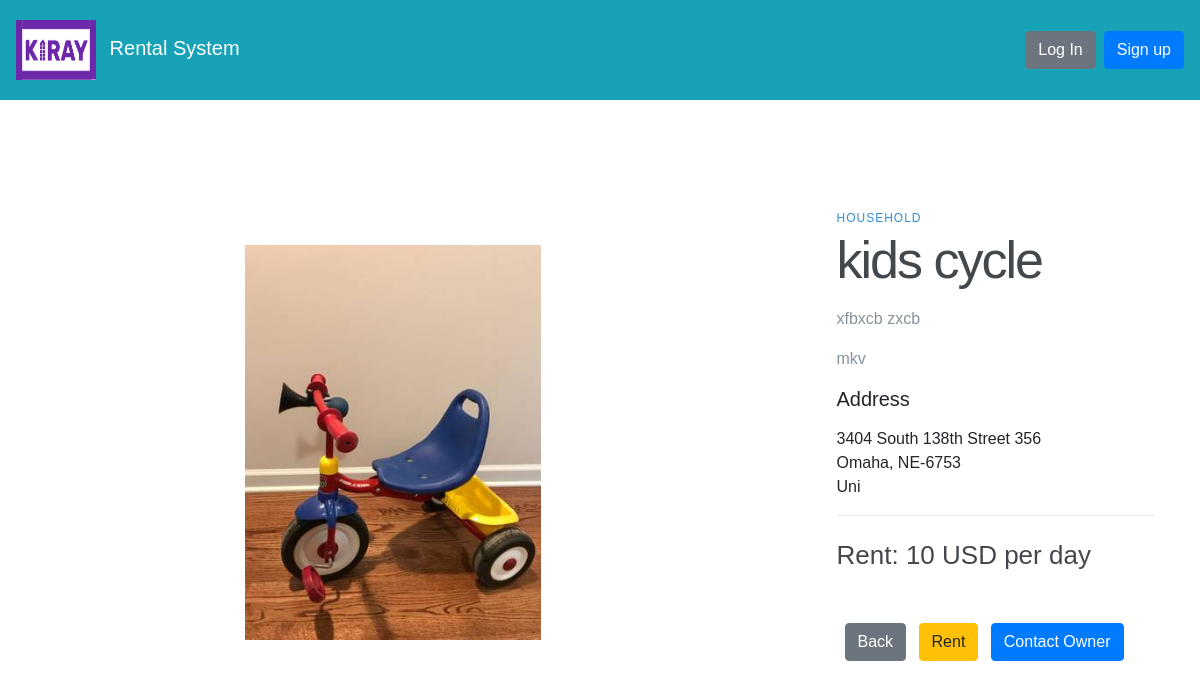
Page /item/30/ on the earlier database version.
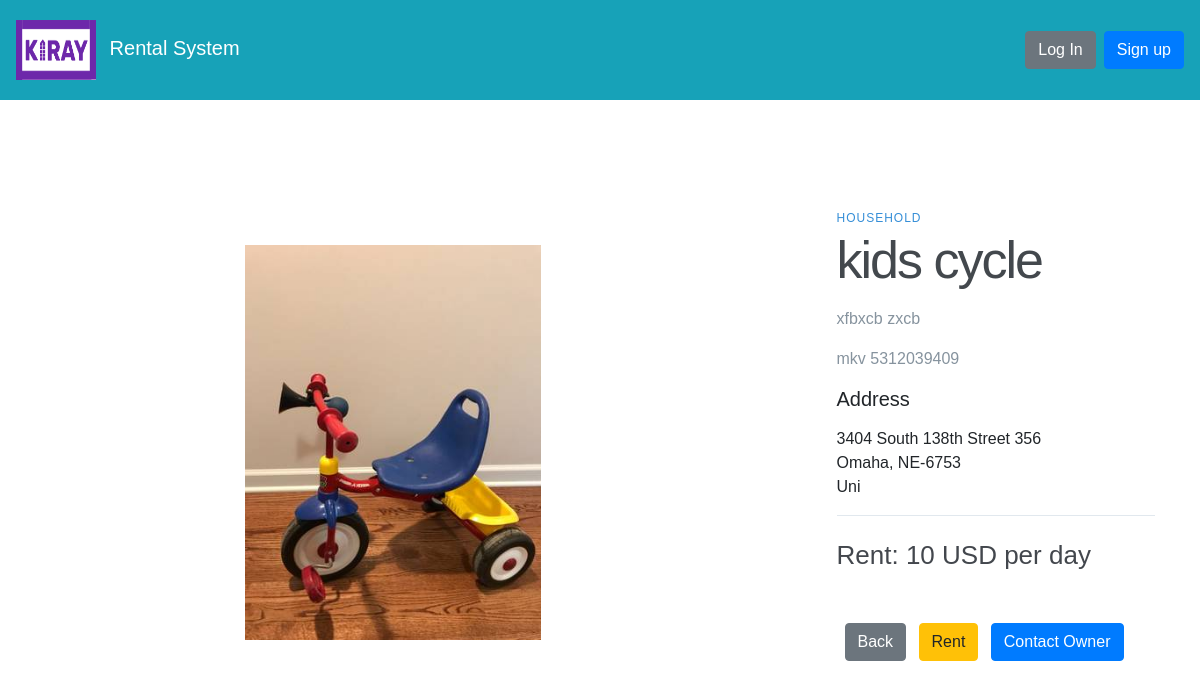
Same page on the later database version.
### RentalApp/models.py (models this page shows, shortened)
class Item(models.Model):
    itemId = models.AutoField(auto_created=True, primary_key=True)
    itemName = models.CharField(
        "Name",
        max_length=1024,
    )
    category = models.ForeignKey(Category,
                                 on_delete=models.CASCADE,
                                 related_name='category'
                                 )
    itemImage = models.ImageField(upload_to='images', null=True, blank=True)
    itemOwner = models.ForeignKey(Customer,
                                  on_delete=models.CASCADE,
                                  related_name='my_items'
                                  )
    itemAvaialable = models.BooleanField()
    costPerItem = models.IntegerField(verbose_name='Cost per Item (USD)')
    itemDescription = models.TextField(null=True, blank=True)
    itemAddedDate = models.DateField(auto_now_add=True)
    asin = models.CharField(null=True, blank=True, max_length=10)

class Category(models.Model):
    categoryId = models.AutoField(auto_created=True, primary_key=True)
    name = models.CharField(max_length=1024)
    class Meta:
        verbose_name_plural = "Categories"
    def __str__(self):
        return "%s" % self.name

class Customer(AbstractUser):
    CURRENCIES = (
                     ('USD', _('United States Dollar')),
                     ('AED', _('United Arab Emirates Dirham')),
                     ('AFN', _('Afghan Afghani')),
                     ('ALL', _('Albanian Lek')),
                     ('AMD', _('Armenian Dram')),
                     ('ANG', _('Netherlands Antillean Guilder')),
                     ('AOA', _('Angolan Kwanza')),
                     ('ARS', _('Argentine Peso')),
                     ('AUD', _('Australian Dollar')),
                     ('AWG', _('Aruban Florin')),
                     ('AZN', _('Azerbaijani Manat')),
                     ('BAM', _('Bosnia-Herzegovina Convertible Mark')),
                     ('BBD', _('Barbadian Dollar')),
                     ('BDT', _('Bangladeshi Taka')),
                     ('BGN', _('Bulgarian Lev')),
                     ('BHD', _('Bahraini Dinar')),
                     ('BIF', _('Burundian Franc')),
                     ('BMD', _('Bermudan Dollar')),
                     ('BND', _('Brunei Dollar')),
                     ('BOB', _('Bolivian Boliviano')),
                     ('BRL', _('Brazilian Real')),
                     ('BSD', _('Bahamian Dollar')),
                     ('BTN', _('Bhutanese Ngultrum')),
                     ('BWP', _('Botswanan Pula')),
                     ('BZD', _('Belize Dollar')),
                     ('CAD', _('Canadian Dollar')),
                     ('CDF', _('Congolese Franc')),
                     ('CHF', _('Swiss Franc')),
                     ('CLF', _('Chilean Unit of Account UF')),
                     ('CLP', _('Chilean Peso')),
                     ('CNH', _('Chinese Yuan Offshore')),
                     ('CNY', _('Chinese Yuan')),
                     ('COP', _('Colombian Peso')),
                     ('CUP', _('Cuban Peso')),
                     ('CVE', _('Cape Verdean Escudo')),
                     ('CZK', _('Czech Republic Koruna')),
                     ('DJF', _('Djiboutian Franc')),
                     ('DKK', _('Danish Krone')),
                     ('DOP', _('Dominican Peso')),
                     ('DZD', _('Algerian Dinar')),
                     ('EGP', _('Egyptian Pound')),
                     ('ERN', _('Eritrean Nakfa')),
                     ('ETB', _('Ethiopian Birr')),
                     ('EUR', _('Euro')),
                     ('FJD', _('Fijian Dollar')),
                     ('FKP', _('Falkland Islands Pound')),
                     ('GBP', _('British Pound Sterling')),
                     ('GEL', _('Georgian Lari')),
                     ('GHS', _('Ghanaian Cedi')),
                     ('GIP', _('Gibraltar Pound')),
                     ('GMD', _('Gambian Dalasi')),
                     ('GNF', _('Guinean Franc')),
                     ('GTQ', _('Guatemalan Quetzal')),
                     ('GYD', _('Guyanaese Dollar')),
                     ('HKD', _('Hong Kong Dollar')),
                     ('HNL', _('Honduran Lempira')),
                     ('HRK', _('Croatian Kuna')),
                     ('HTG', _('Haitian Gourde')),
                     ('HUF', _('Hungarian Forint')),
                     ('IDR', _('Indonesian Rupiah')),
                     ('ILS', _('Israeli New Sheqel')),
                     ('INR', _('Indian Rupee')),
                     ('IQD', _('Iraqi Dinar')),
                     ('IRR', _('Iranian Rial')),
                     ('ISK', _('Icelandic Krona')),
                     ('JMD', _('Jamaican Dollar')),
                     ('JOD', _('Jordanian Dinar')),
                     ('JPY', _('Japanese Yen')),
                     ('KES', _('Kenyan Shilling')),
                     ('KGS', _('Kyrgystani Som')),
                     ('KHR', _('Cambodian Riel')),
                     ('KMF', _('Comorian Franc')),
                     ('KPW', _('North Korean Won')),
                     ('KRW', _('South Korean Won')),
                     ('KWD', _('Kuwaiti Dinar')),
                     ('KYD', _('Cayman Islands Dollar')),
                     ('KZT', _('Kazakhstani Tenge')),
                     ('LAK', _('Laotian Kip')),
                     ('LBP', _('Lebanese Pound')),
                     ('LKR', _('Sri Lankan Rupee')),
                     ('LRD', _('Liberian Dollar')),
                     ('LSL', _('Lesotho Loti')),
                     ('LYD', _('Libyan Dinar')),
                     ('MAD', _('Moroccan Dirham')),
                     ('MDL', _('Moldovan Leu')),
                     ('MGA', _('Malagasy Ariary')),
                     ('MKD', _('Macedonian Denar')),
                     ('MMK', _('Myanma Kyat')),
                     ('MNT', _('Mongolian Tugrik')),
                     ('MOP', _('Macanese Pataca')),
                     ('MRU', _('Mauritanian Ouguiya')),
                     ('MUR', _('Mauritian Rupee')),
                     ('MVR', _('Maldivian Rufiyaa')),
                     ('MWK', _('Malawian Kwacha')),
                     ('MXN', _('Mexican Peso')),
                     ('MYR', _('Malaysian Ringgit')),
                     ('MZN', _('Mozambican Metical')),
                     ('NAD', _('Namibian Dollar')),
                     ('NGN', _('Nigerian Naira')),
                     ('NOK', _('Norwegian Krone')),
                     ('NPR', _('Nepalese Rupee')),
                     ('NZD', _('New Zealand Dollar')),
                     ('OMR', _('Omani Rial')),
                     ('PAB', _('Panamanian Balboa')),
                     ('PEN', _('Peruvian Nuevo Sol')),
                     ('PGK', _('Papua New Guinean Kina')),
                     ('PHP', _('Philippine Peso')),
                     ('PKR', _('Pakistani Rupee')),
                     ('PLN', _('Polish Zloty')),
                     ('PYG', _('Paraguayan Guarani')),
                     ('QAR', _('Qatari Rial')),
                     ('RON', _('Romanian Leu')),
                     ('RSD', _('Serbian Dinar')),
                     ('RUB', _('Russian Ruble')),
                     ('RWF', _('Rwandan Franc')),
                     ('SAR', _('Saudi Riyal')),
                     ('SBD', _('Solomon Islands Dollar')),
                     ('SCR', _('Seychellois Rupee')),
                     ('SDG', _('Sudanese Pound')),
                     ('SEK', _('Swedish Krona')),
                     ('SGD', _('Singapore Dollar')),
                     ('SHP', _('Saint Helena Pound')),
                     ('SLL', _('Sierra Leonean Leone')),
                     ('SOS', _('Somali Shilling')),
                     ('SRD', _('Surinamese Dollar')),
                     ('SYP', _('Syrian Pound')),
                     ('SZL', _('Swazi Lilangeni')),
                     ('THB', _('Thai Baht')),
                     ('TJS', _('Tajikistani Somoni')),
                     ('TMT', _('Turkmenistani Manat')),
                     ('TND', _('Tunisian Dinar')),
                     ('TOP', _('Tongan Paanga')),
                     ('TRY', _('Turkish Lira')),
                     ('TTD', _('Trinidad and Tobago Dollar')),
                     ('TWD', _('New Taiwan Dollar')),
                     ('TZS', _('Tanzanian Shilling')),
                     ('UAH', _('Ukrainian Hryvnia')),
                     ('UGX', _('Ugandan Shilling')),
                     ('UYU', _('Uruguayan Peso')),
                     ('UZS', _('Uzbekistan Som')),
                     ('VND', _('Vietnamese Dong')),
                     ('VUV', _('Vanuatu Vatu')),
                     ('WST', _('Samoan Tala')),
                     ('XAF', _('CFA Franc BEAC')),
                     ('XCD', _('East Caribbean Dollar')),
                     ('XDR', _('Special Drawing Rights')),
                     ('XOF', _('CFA Franc BCEAO')),
                     ('XPF', _('CFP Franc')),
                     ('YER', _('Yemeni Rial')),
                     ('ZAR', _('South African Rand')),
                     ('ZMW', _('Zambian Kwacha')),
        )
    phone_regex = RegexValidator(regex=r'^\+?1?\d{9,15}$',
                                 message="Phone number must be entered in the format: '+999999999'. Up to 15 digits \
                                 allowed.")
    phone_number = models.CharField(validators=[phone_regex], max_length=30, blank=True)
    view_currency = models.CharField(default='USD', max_length=3, choices=CURRENCIES, verbose_name='View currency as')

class Address(models.Model):
    addressId = models.AutoField(auto_created=True, primary_key=True)
    customer = models.OneToOneField(Customer, on_delete=models.CASCADE, default=' ', null=True, blank=True,
                                    related_name='address')
    address1 = models.CharField(
        "Address line 1",
        max_length=1024,
    )
    address2 = models.CharField(
        "Address line 2",
        max_length=1024,
        blank=True
    )
    zip_code = models.CharField(
        "ZIP / Postal code",
        max_length=12,
    )
    city = models.CharField(
        "City",
        max_length=1024,
    )
    state = models.CharField(
        "State",
        max_length=1024
    )
    country = models.CharField(
        "Country",
        max_length=1024,
    )
    class Meta:
        verbose_name = "Address"
        verbose_name_plural = "Addresses"

### RentalApp/views.py (the view)
# urls.py: path('item/<int:id>/', item_details,name='item_details'),
def item_details(request, id):
    item = get_object_or_404(Item,
                             itemId=id)
    if item.asin is not None:
        amazondetails = Item.getamazon(item)
    else:
        amazondetails = None
    user = None
    if request.user.is_authenticated:
        user = request.user
        currency = user.view_currency
    else:
        currency = 'USD'
    if currency != 'USD':
        offset = round(user.price_offset(), 4)
        if amazondetails is not None:
            amazondetails['amzprice'] = round(amazondetails['amzprice'] * offset, 2)
        item.costPerItem = round(item.costPerItem * offset, 2)
    return render(request,
                  'itemDetails.html',
                  {'item': item, 'amazondetails': amazondetails, 'currency': currency,})

### templates/itemDetails.html (shortened to what this page needs)
{% extends "base.html" %}
{% load static %}
{% block content %}
 <div class="container1">
  <div class="left-column">
    <img src="{% if item.itemImage %}{{ item.itemImage.url }}{% else %}{% static 'images/no_image.png' %}{% endif %}" alt="">
  </div>
  <div class="right-column">
    <div class="product-description">
      <span>{{ item.category }}</span>
      <h1>{{ item.itemName }}</h1>
      <p>{{ item.itemDescription|linebreaks }}</p>
         <p>{{item.itemOwner}} {% if not item.itemOwner.phone_number is None%} {{item.itemOwner.phone_number}}</p> {%endif%}
        {%if not item.itemOwner.address %}
        <p>No address</p>
        {%else%}
            <p><h5>Address </h5></p>
            <address> {{item.itemOwner.address.address1}} {{item.itemOwner.address.address2}} <br>
            {{item.itemOwner.address.city}}, {{item.itemOwner.address.state}}-{{item.itemOwner.address.zip_code}}<br>
            {{item.itemOwner.address.country}}<br>
            </address>
        {%endif%}
    </div>
    <div class="product-price">
      <span>Rent: {{ item.costPerItem }} {{ currency }} per day</span>
    </div>
      <br><br><a href="{% url 'RentalApp:item_list' %}" class="btn btn-secondary ml-2">Back</a>
      <a href="{% url 'RentalApp:checkout_page' %}" class="btn btn-warning ml-2">Rent</a>
      <a href='#' onclick='overlay()' class="btn btn-primary ml-2">Contact Owner</a>
  </div>
 </div>
{% endblock %}

### templates/base.html (shortened to what this page needs)
<!doctype html>
<html lang="en">
  <head>
       {% load static %}
      <link href="http://maxcdn.bootstrapcdn.com/font-awesome/4.1.0/css/font-awesome.min.css" rel="stylesheet">
    <link rel="stylesheet" href="https://stackpath.bootstrapcdn.com/bootstrap/4.1.3/css/bootstrap.min.css">
    <link href="../static/css/base.css" rel="stylesheet">
    <link rel="stylesheet" type="text/css" href="{% static 'css/base.css' %}">
  </head>
  <body>
    <nav class="navbar navbar-expand-md navbar-dark bg-info md-4">
        <a href="{% url 'RentalApp:item_list' %}" class="navbar-brand">
            <img src="{% static 'images/logo.png' %}" height="60" width="80" alt="Rental System" class="d-inline-block align-middle mr-2">
            Rental System
        </a>
           <div class="collapse navbar-collapse bg-info" id="navbarNav">
              {% if user.is_authenticated %}
            <ul class="nav navbar-nav ml-auto w-100 justify-content-end">
              <li class="nav-item active" style="text-align: right">
                <h4><a class="nav-link" href="{% url 'RentalApp:item_list' %}">Home  <span class="sr-only">(current)</span></a></h4>
              </li>
              <li class="nav-item" style="text-align: right">
                <h4><a class="nav-link" href="{% if request.session.addressId is None%} {%url 'RentalApp:add_address'%} {%else%} {%url 'RentalApp:address' request.session.addressId%} {%endif%}"> Address  </a></h4>
              </li>
              <li class="nav-item active" style="text-align: right">
                <h4><a class="nav-link" href="{% url 'RentalApp:my_products' %}">My Products <span class="sr-only">(current)</span></a></h4>
              </li>
                <li class="nav-item active" style="text-align: right">
                <h4><a class="nav-link" href="{% url 'RentalApp:rental_history' %}">Rentals <span class="sr-only">(current)</span></a></h4>
              </li>
              <li class="nav-item active" style="text-align: right">
                  <h4><a class="nav-link dropdown-toggle" href="#" id="userMenu"\
                  data-toggle="dropdown" aria-haspopup="true" aria-expanded\
                                 ="false"><i class="fa fa-user icon"></i>
                    {{ user.username }}
                  </a>
                  <div class="dropdown-menu dropdown-menu-right bg-info"
                  aria-labelledby="userMenu">
                      <a class="dropdown-item nav-link" href="{% url 'RentalApp:accountDetails' user.pk %}">Account details</a>
                      <div class="dropdown-divider"></div>
                  <a class="dropdown-item nav-link" href="{% url 'RentalApp:changePassword' %}">Change password</a>
                   <div class="dropdown-divider"></div>
                    <a class="dropdown-item nav-link" href="{% url 'logout' %}">
                    Log Out</a>
                  </div></li>
              </ul>
            </div>
        {% else %}
          <form class="form-inline ml-auto">
            <a href="{% url 'login' %}" class="btn btn-secondary ml-2">
            Log In</a>
              <a href="{% url 'RentalApp:signup' %}" class="btn btn-primary ml-2">
            Sign up</a>
          </form>
        {% endif %}
      </div>
    </nav>
    <div class="content">
      {% block content %}
      {% endblock content %}
    </div>
  </body>
</html>

Differences in the rows shown:
changed Item "kids cycle": itemOwner.phone_number (not shown) → "5312039409"
